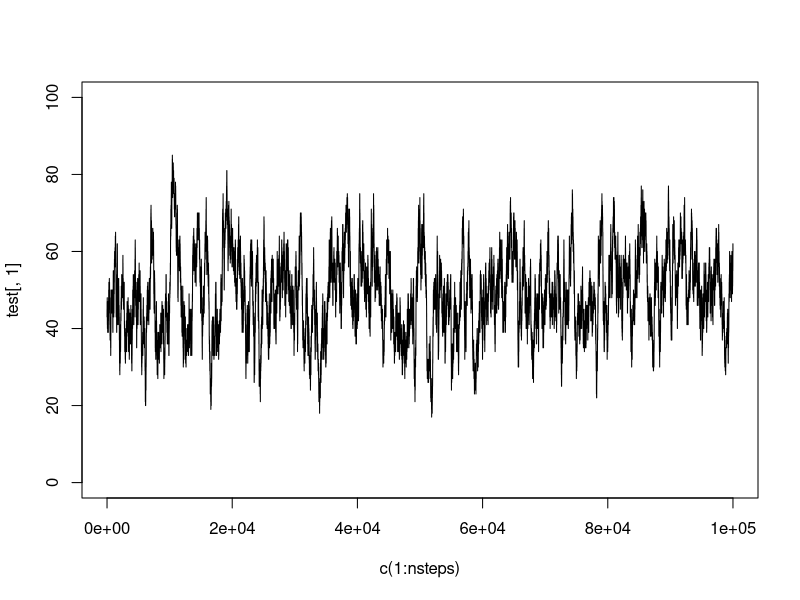

This figure's R source:
S = 2
J = 100
P = S^-1
m = 0.001
N = numeric(S)
nsteps = 10000

neutral = function(S,J,P,m,N0,nsteps) {
	N = N0
	res = matrix(nr = nsteps, nc = S)

	for(i in 1:nsteps) {
	
		# Mortality
		N = N - rmultinom(n = 1, size = 1, prob = N/J) 

		# Recruitment
		N = N + rmultinom(n = 1, size = 1, prob = m*P + (1-m)*N/(J-1)) 
	 	
		res[i,] = N
	}	
	return(res)
}

N0 = rmultinom(n = 1, size = J, prob = numeric(S)+S^-1)

nsteps = 1e5
m = 0.2
test = neutral(S = S, J = J, P = P, m = m, N0 = N0, nsteps = nsteps)

plot(c(1:nsteps),test[,1],type = "l", ylim = c(0,J))




